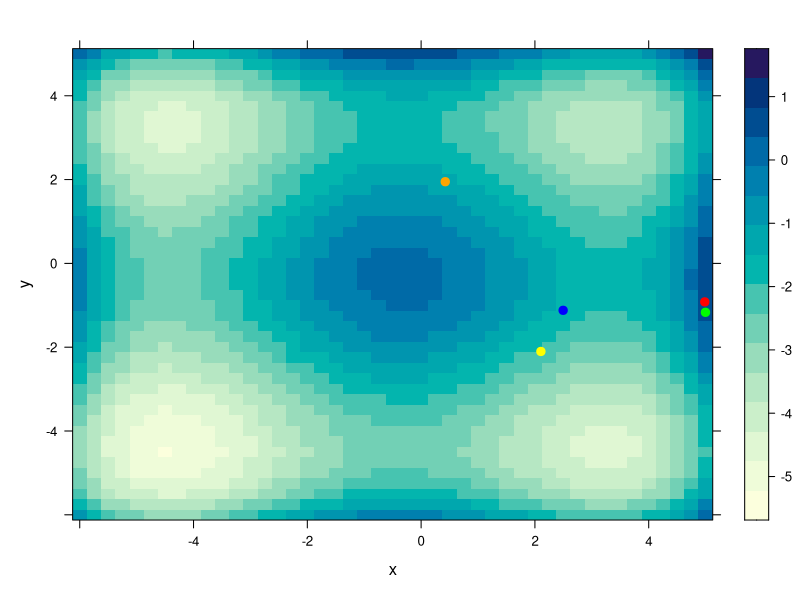
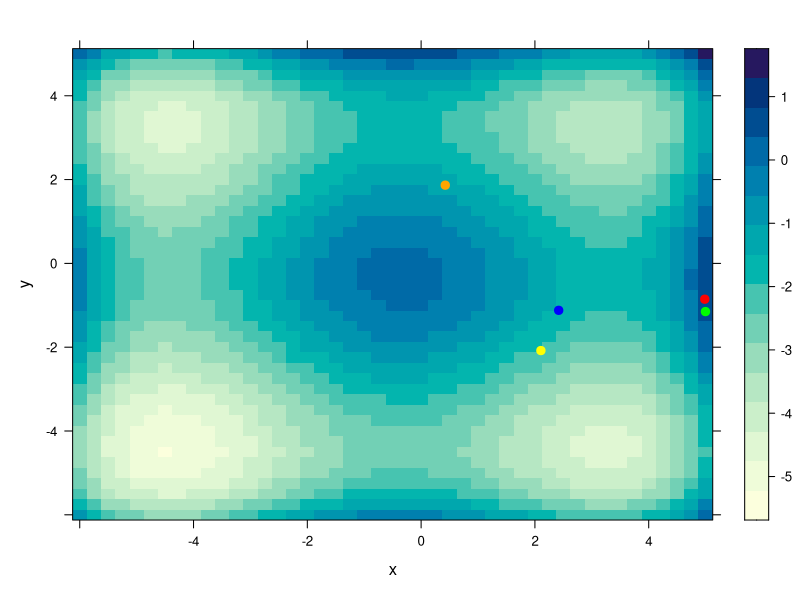
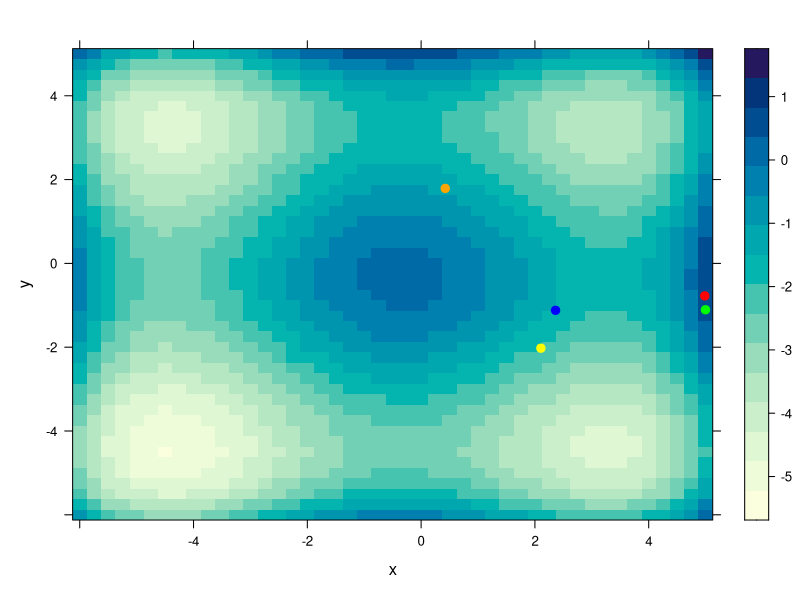
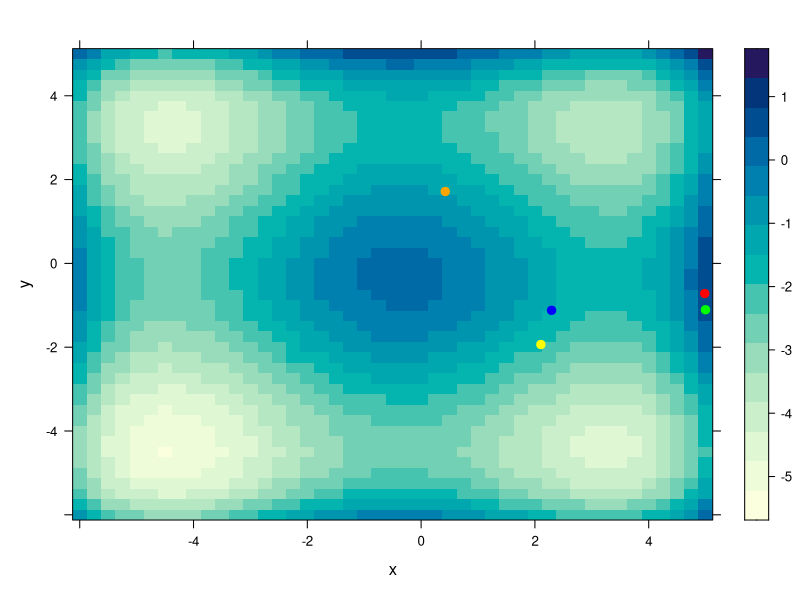
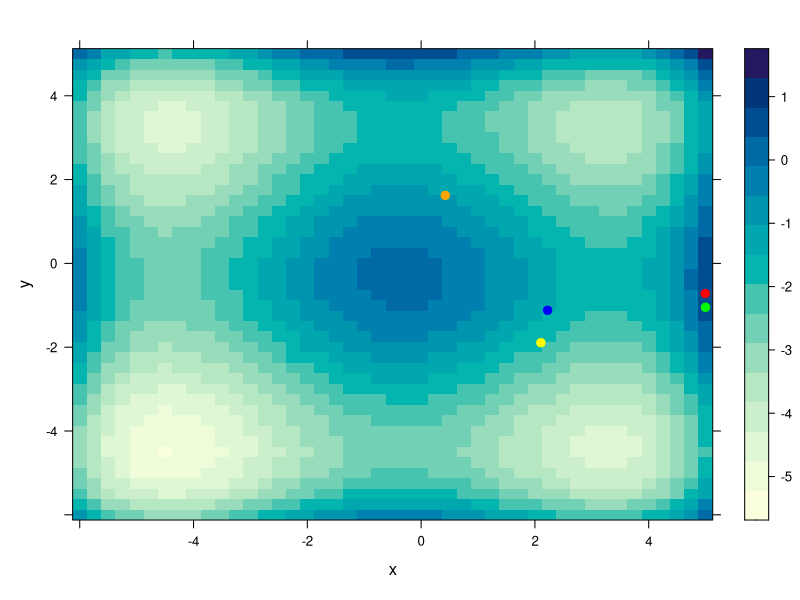
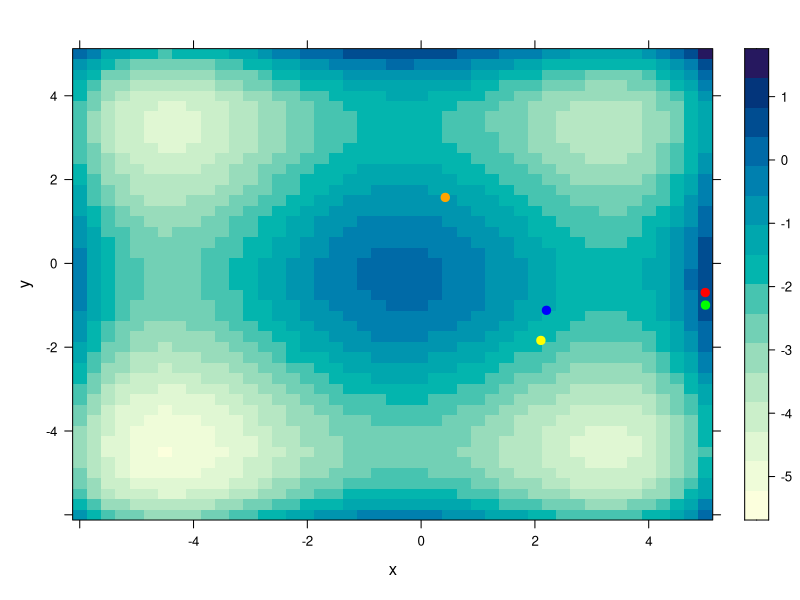
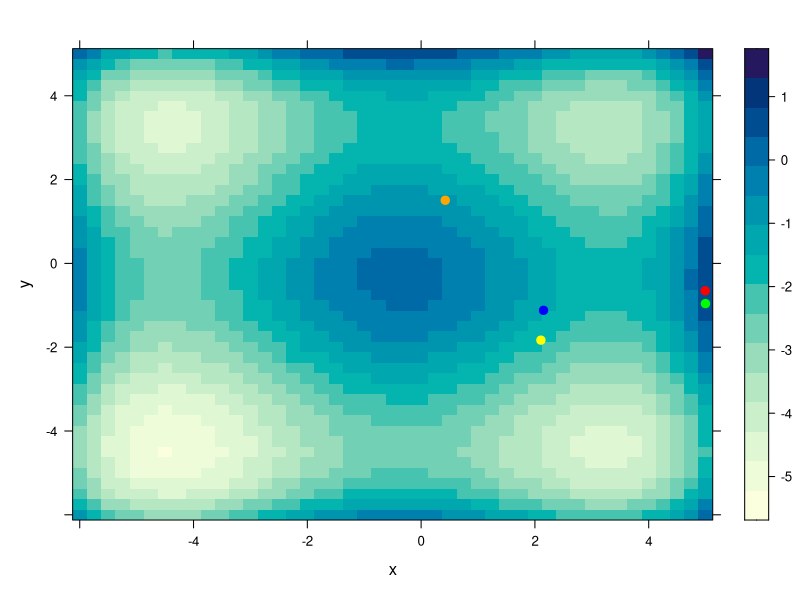
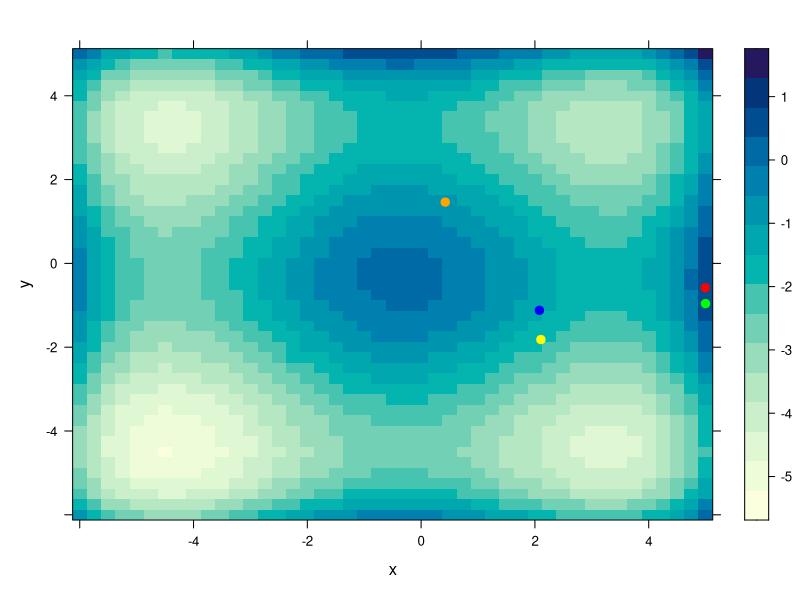

The R script that drew these images, in order: (Note: this script raises an error after producing the figures.)
g <- function(x, y) {
  a<- (((x + 0.5)^4 - 30 * x^2 - 20 * x + (y + 0.5)^4 - 30 * y^2 - 20 * y)/100)
  return(a)
}

low <- -5
high <- 4
step <- 0.1
replicas <- 100

replica <- function(t){
  puntosxy<- c()
  curr <- c(runif(1, low, high), runif(1, low, high))
  best <- curr
  for (tiempo in 1:t) {
    delta <- runif(1, 0, step)
    x1 <- curr + c(-delta,0)
    x2 <- curr + c(delta,0)
    y1 <- curr + c(0,-delta)
    y2 <- curr + c(0,delta)
    puntos <- c(x1,x2,y1,y2)
    for(k in 1:8){
      if(puntos[k] < (-5)){
        puntos[k] <- puntos[k]+10 
      }
      if(puntos[k] > 5){
        puntos[k] <- puntos[k]-10
      }
    }
    vecx <- c()
    vecy <- c()
    for(p in 1:8){
      if(p %% 2 == 0){
        vecy <- c(vecy,puntos[p])
      }else{
        vecx <- c(vecx,puntos[p])
      }
    }
    valg <- c()
    for(q in 1:4){
      valg <- c(valg, g(vecx[q], vecy[q]) )
    }
    dm <- which.max(valg)
    curr <- c(vecx[dm], vecy[dm])
   puntosxy <- c(puntosxy, vecx[dm],vecy[dm])
  }
  return(puntosxy)
}

resultado <- c()
for(q in 1:5){
resultado <- c(resultado, replica(100))
}

vx <- c()
vy <- c()
for(p in 1:1000){
  if(p %% 2 == 0){
    vy <- c(vy,resultado[p])
  }else{
    vx <- c(vx,resultado[p])
  }
}

vx1 <- c(vx[1:100])
vx2 <- c(vx[101:200])
vx3 <- c(vx[201:300])
vx4 <- c(vx[301:400])
vx5 <- c(vx[401:500])

vy1 <- c(vy[1:100])
vy2 <- c(vy[101:200])
vy3 <- c(vy[201:300])
vy4 <- c(vy[301:400])
vy5 <- c(vy[401:500])


for(j in 1:100){
x <- seq(-6, 5, 0.25)
y <-  x
z <- outer(x, y, g)
#z <- outer(vecx,vecy,g)
dimnames(z) <- list(x, y)
library(reshape2) # recuerda instalar paquetes antes de intentar su uso
d <- melt(z)
names(d) <- c("x", "y", "z")
library(lattice) # lo mismo aplica con este paquete
if(j < 10){
nombre <-  paste0("r1nvo00", j, ".png", sep="")
}else if(j>= 10 & j < 100){ 
  nombre <-  paste0("r1nvo0", j, ".png", sep="") }else{
    nombre <-  paste0("r1nvo", j, ".png", sep="")
  }
png(nombre, width=500, height=500)
plot(levelplot(z ~ x * y, data = d))
trellis.focus("panel", 1, 1, highlight=FALSE)
lpoints(vx1[j], vy1[j], pch=19, col="blue", cex=1)
trellis.unfocus()
trellis.focus("panel"[1], 1, 1, highlight=FALSE)
lpoints(vx2[j], vy2[j], pch=19, col="red", cex=1)
trellis.unfocus()
trellis.focus("panel"[1], 1, 1, highlight=FALSE)
lpoints(vx3[j], vy3[j], pch=19, col="green", cex=1)
trellis.unfocus()
trellis.focus("panel"[1], 1, 1, highlight=FALSE)
lpoints(vx4[j], vy4[j], pch=19, col="orange", cex=1)
trellis.unfocus()
trellis.focus("panel"[1], 1, 1, highlight=FALSE)
lpoints(vx5[j], vy5[j], pch=19, col="yellow", cex=1)
trellis.unfocus()
graphics.off() 
}